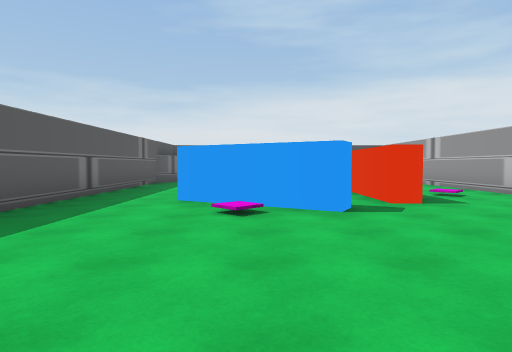
[1] (above)

12 first-person views from a walk through a Unity game level. The camera is 1.3 m above the floor, tilts 2° down and sees 75° across. The floor is counted in squares, 2 m on a side. Each view is taken from the middle of a square. On the plan, view 1 faces up. The plan holds only what a view shows up to about 10 squares ahead; the rest is blank. The place goes on beyond the plan. The player is left out.

[2]
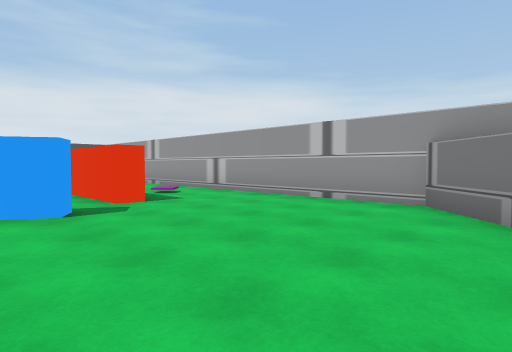

[3]
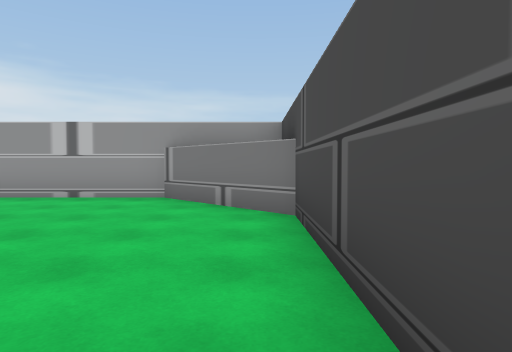

[4]
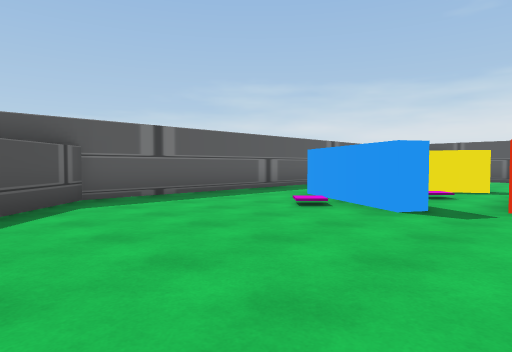

[5]
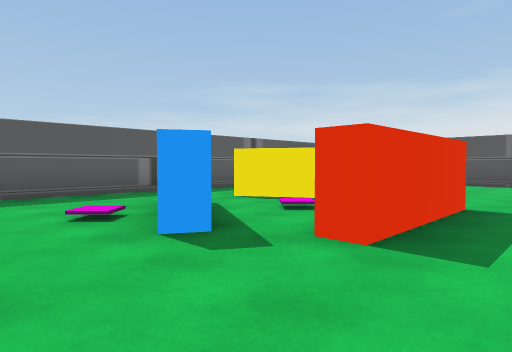

[6]
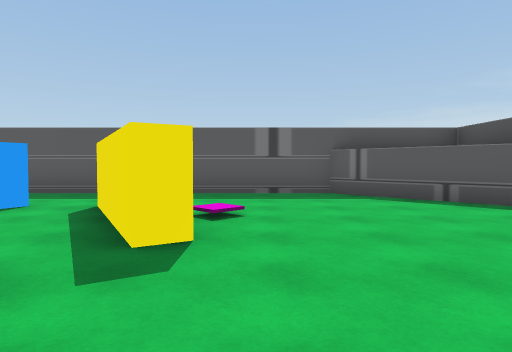

[7]
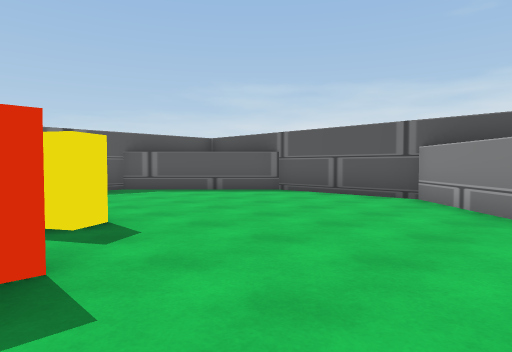

[8]
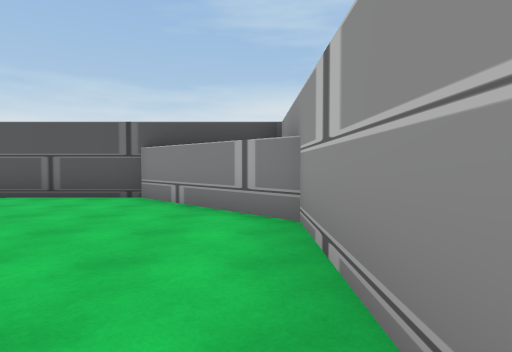

[9]
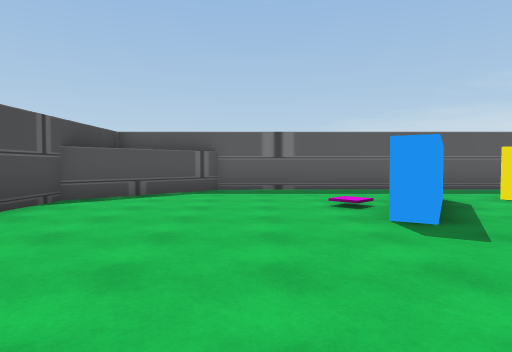

[10]
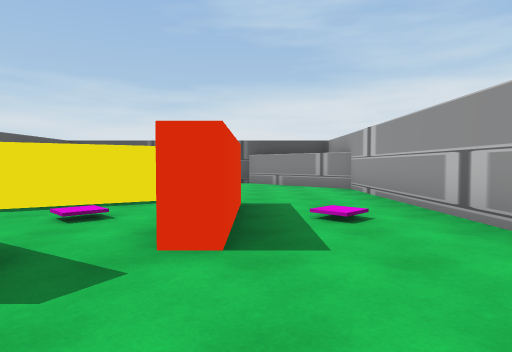

[11]
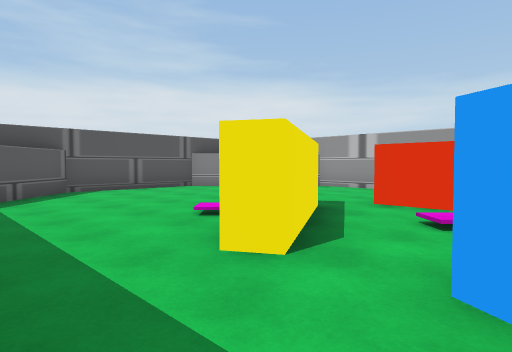

[12]
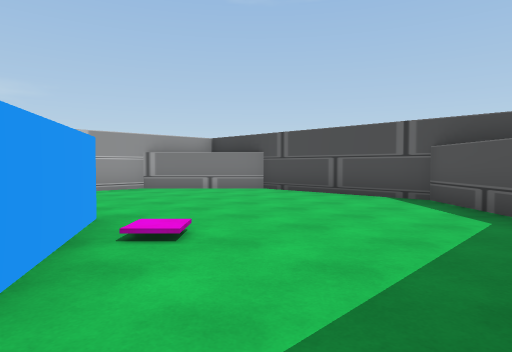

### Floor plan
Points are (right, up) in squares from view 1. A wall is a line through its corners. A room is listed if a view was taken in it or the views show most of it. See-through windows are left out.
Room 1 (views 1, 2, 3, 4, 5, 9, 10)
walls: (1.4, 5) (1.2, 4.5) (-1.4, 6); (2.8, 5.5) (2.3, 5.5) (2.3, 6.5); (-3.5, 5.5) (-3.5, 2) (-1, -0.5) (3.2, -0.5) (5.5, 1.8) (5.5, 4.5)
ways out: opening at (-2.5, 6) to room 2; opening at (4.5, 5.5) to room 2; opening at (2, 6) to room 3
Room 2 (views 6, 7, 8, 11, 12)
walls: (1.1, 9.5) (1.4, 9); (0, 8.2) (-1.2, 7.5) (-1.5, 8); (2.8, 8.6) (2.8, 5.5); (2.3, 7.5) (2.3, 8.5); (-1.3, 6.5) (0.2, 5.7); (5.5, 4.5) (5.5, 11.8) (2.8, 14.5) (-0.7, 14.5) (-3.5, 11.7) (-3.5, 5.5)
ways out: opening at (-2.5, 6) to room 1; opening at (4.5, 5.5) to room 1; opening at (-0.5, 7) to room 3; opening at (2, 8) to room 3
Room 3 (no view inside)
walls: (2.3, 6.5) (2.3, 7.5); (0.2, 5.7) (1.4, 5); (1.4, 9) (0, 8.2)
ways out: opening at (2, 6) to room 1; opening at (-0.5, 7) to room 2; opening at (2, 8) to room 2

Positions as (right, up) in squares from view 1, and headings:
1: (0, 0), facing up
2: (0, 0), facing up-right
3: (-1, 0), facing right
4: (3, 0), facing up-left
5: (4, 3), facing up-left
6: (4, 10), facing left
7: (5, 8), facing up-left
8: (5, 8), facing up
9: (5, 3), facing left
10: (3, 3), facing up
11: (-3, 6), facing up-right
12: (-3, 6), facing down-right
